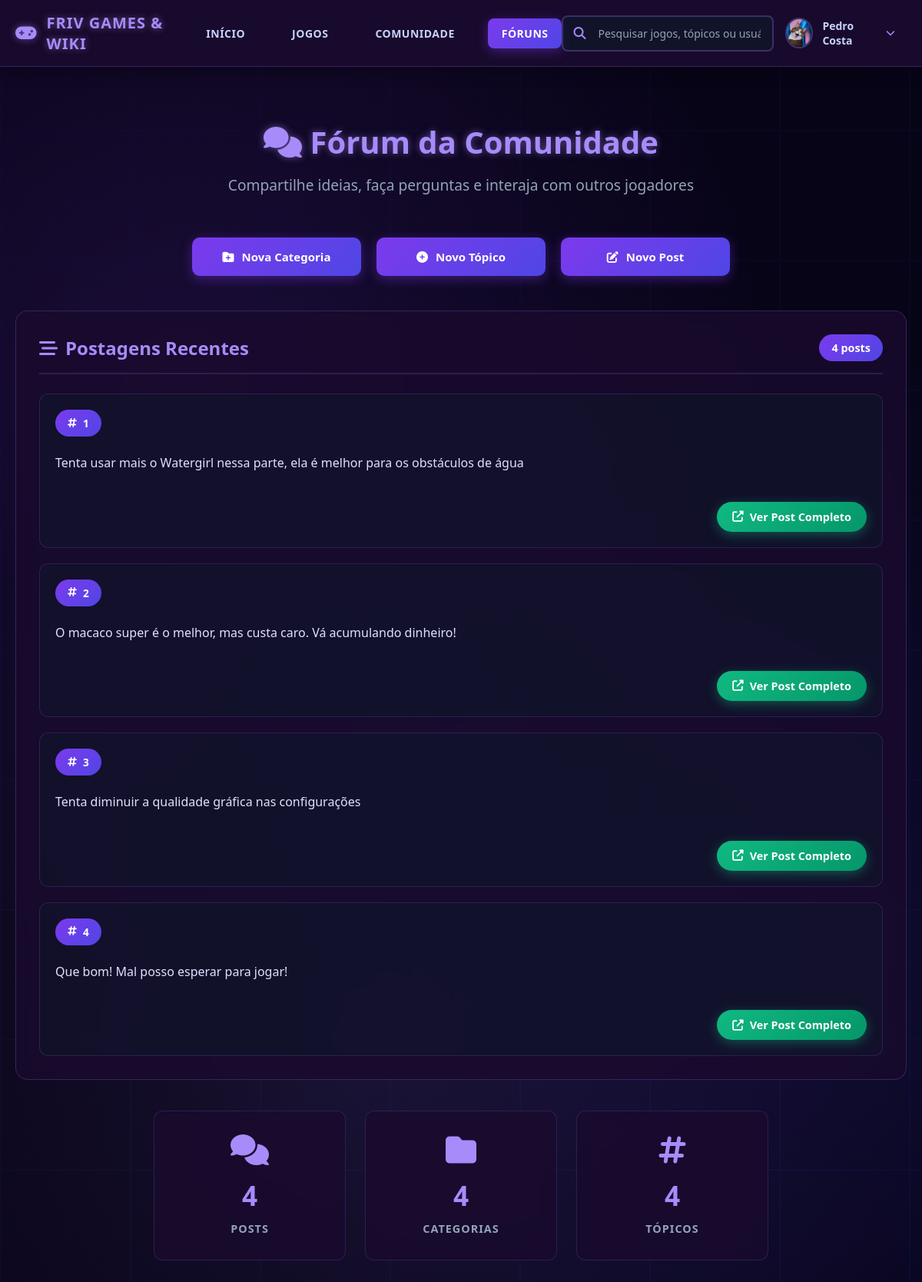
The app's page /foruns.php (signed in) with its own data.
### tables this page shows
CREATE TABLE IF NOT EXISTS `post_forun` (
  `idpost_forun` INT NOT NULL AUTO_INCREMENT,
  `conteudo` VARCHAR(255) NULL,
  `usuario_idusuario` INT NOT NULL,
  `topico_forun_idtopico_forun` INT NOT NULL,
  PRIMARY KEY (`idpost_forun`, `usuario_idusuario`, `topico_forun_idtopico_forun`),
  INDEX `fk_post_forun_usuario1_idx` (`usuario_idusuario` ASC) VISIBLE,
  INDEX `fk_post_forun_topico_forun1_idx` (`topico_forun_idtopico_forun` ASC) VISIBLE,
  UNIQUE INDEX `idpost_forun_UNIQUE` (`idpost_forun` ASC) VISIBLE,
  CONSTRAINT `fk_post_forun_usuario1`
    FOREIGN KEY (`usuario_idusuario`)
    REFERENCES `usuario` (`idusuario`)
    ON DELETE CASCADE
    ON UPDATE NO ACTION,
  CONSTRAINT `fk_post_forun_topico_forun1`
    FOREIGN KEY (`topico_forun_idtopico_forun`)
    REFERENCES `topico_forun` (`idtopico_forun`)
    ON DELETE CASCADE
    ON UPDATE NO ACTION);

### controle/funcoes.php (called while the page is built, shortened)
<?php
function listarCategoria($conexao)
{
    $sql = "SELECT * FROM categoria_forun";
    $comando = mysqli_prepare($conexao, $sql);
    mysqli_stmt_execute($comando);
    $resultado = mysqli_stmt_get_result($comando);
    $lista_categoria = [];
    while ($categoria = mysqli_fetch_assoc($resultado)) {
        $lista_categoria[] = $categoria;
    }
    return $lista_categoria;
}
function listarTopico($conexao)
{
    $sql = "SELECT * FROM topico_forun";
    $comando = mysqli_prepare($conexao, $sql);
    mysqli_stmt_execute($comando);
    $resultado = mysqli_stmt_get_result($comando);
    $lista_topico = [];
    while ($topico = mysqli_fetch_assoc($resultado)) {
        $lista_topico[] = $topico;
    }
    return $lista_topico;
}
function listarPost($conexao)
{
    $sql = "SELECT * FROM post_forun";
    $comando = mysqli_prepare($conexao, $sql);
    mysqli_stmt_execute($comando);
    $resultado = mysqli_stmt_get_result($comando);
    $lista_post = [];
    while ($post = mysqli_fetch_assoc($resultado)) {
        $lista_post[] = $post;
    }
    return $lista_post;
}
?>

### public/foruns.php (the view, shortened to what this page needs)
<?php
require_once "../controle/conexao.php";
require_once "../controle/funcoes.php";
?>
<!DOCTYPE html>
<html lang="pt-br">
<head>
    <link rel="stylesheet" href="https://cdnjs.cloudflare.com/ajax/libs/font-awesome/6.4.0/css/all.min.css">
    <link rel="stylesheet" href="./estilo/cabeçalho.css">
    <link rel="stylesheet" href="./estilo/estilo_foruns.css">
</head>
<?php include 'cabeçalho.php'; ?>
<body>
    <div class="forum-container">
        <div class="forum-header">
            <h1 class="page-title">
                <i class="fas fa-comments"></i>
                Fórum da Comunidade
            </h1>
            <p class="forum-subtitle">Compartilhe ideias, faça perguntas e interaja com outros jogadores</p>
        </div>
        <div class="forum-actions">
            <a href="./cadastrarcategoria.php" class="nav-button">
                <i class="fas fa-folder-plus"></i>
                Nova Categoria
            </a>
            <a href="./cadastrartopico.php" class="nav-button">
                <i class="fas fa-plus-circle"></i>
                Novo Tópico
            </a>
            <a href="./cadastrarpost.php" class="nav-button">
                <i class="fas fa-edit"></i>
                Novo Post
            </a>
        </div>
        <div class="posts-section">
            <div class="section-header">
                <h2>
                    <i class="fas fa-stream"></i>
                    Postagens Recentes
                </h2>
                <span class="posts-count"><?php echo count(listarPost($conexao)); ?> posts</span>
            </div>
            <div class="posts-list">
                <?php
                $posts = listarPost($conexao);
                if (empty($posts)) {
                    echo '
                    <div class="no-posts">
                        <i class="far fa-comment-dots"></i>
                        <h3>Nenhuma postagem ainda</h3>
                        <p>Seja o primeiro a compartilhar algo na comunidade!</p>
                        <a href="./cadastrarpost.php" class="nav-button">
                            <i class="fas fa-edit"></i>
                            Criar Primeiro Post
                        </a>
                    </div>';
                } else {
                    foreach ($posts as $post) {
                        $post_id = $post['idpost_forun'];
                        $topico_nome = htmlspecialchars($post['topico_forun_idtopico_forun']);
                        $conteudo = htmlspecialchars($post['conteudo']);
                        $conteudo_preview = strlen($conteudo) > 150 ? substr($conteudo, 0, 150) . '...' : $conteudo;
                        echo '
                        <div class="post-item">
                            <div class="post-main">
                                <div class="post-topic-badge">
                                    <i class="fas fa-hashtag"></i>
                                    ' . $topico_nome . '
                                </div>
                                <div class="post-content-preview">
                                    ' . $conteudo_preview . '
                                </div>
                                <div class="post-actions">
                                    <a href="post_individual.php?id=' . $post_id . '" class="post-link">
                                        <i class="fas fa-external-link-alt"></i>
                                        Ver Post Completo
                                    </a>
                                </div>
                            </div>
                        </div>';
                    }
                }
                ?>
            </div>
        </div>
        <div class="forum-stats">
            <div class="stat-card">
                <i class="fas fa-comments"></i>
                <div class="stat-info">
                    <span class="stat-number"><?php echo count(listarPost($conexao)); ?></span>
                    <span class="stat-label">Posts</span>
                </div>
            </div>
            <div class="stat-card">
                <i class="fas fa-folder"></i>
                <div class="stat-info">
                    <span class="stat-number"><?php echo count(listarCategoria($conexao)); ?></span>
                    <span class="stat-label">Categorias</span>
                </div>
            </div>
            <div class="stat-card">
                <i class="fas fa-hashtag"></i>
                <div class="stat-info">
                    <span class="stat-number"><?php echo count(listarTopico($conexao)); ?></span>
                    <span class="stat-label">Tópicos</span>
                </div>
            </div>
        </div>
    </div>
</body>
</html>

### public/estilo/cabeçalho.css (style rules this page uses)
.nav-button { display: block; padding: 12px 15px; text-decoration: none; color: #c7d2fe; border-radius: 6px; transition: all 0.3s; text-align: center; margin: 5px 0; font-weight: 500; font-size: 14px; }

### public/estilo/estilo_foruns.css (style rules this page uses)
* { margin: 0; padding: 0; box-sizing: border-box; font-family: 'Segoe UI', Tahoma, Geneva, Verdana, sans-serif; }
body { background-size: cover; background-blend-mode: overlay; min-height: 100vh; color: #e0e0ff; position: relative; }
body::after { content: ""; position: absolute; top: 0; left: 0; width: 100%; height: 100%; background: radial-gradient(circle at 20% 30%, rgba(124, 58, 237, 0.15) 0%, transparent 50%), radial-gradient(circle at 80% 70%, rgba(79, 70, 229, 0.1) 0%, transparent 50%), radial-gradient(circle at 40% 80%, rgba(167, 139, 250, 0.1) 0%, transparent 50%); animation: pulse 15s ease-in-out infinite; z-index: 0; }
body::before { content: ""; position: absolute; top: 0; left: 0; width: 100%; height: 100%; background: rgba(10, 5, 25, 0.7); z-index: 0; }
body > *:not(.navbar) { position: relative; z-index: 1; }
.nav-button { display: inline-flex; align-items: center; justify-content: center; gap: 10px; background: linear-gradient(135deg, #7c3aed 0%, #4f46e5 100%); color: white; text-decoration: none; padding: 15px 25px; border-radius: 10px; font-weight: 600; transition: all 0.3s; box-shadow: 0 4px 15px rgba(124, 58, 237, 0.4); border: none; cursor: pointer; font-size: 15px; min-width: 180px; text-align: center; flex: 1; max-width: 220px; }
.forum-actions { display: flex; justify-content: center; align-items: center; gap: 20px; margin: 30px auto 40px; max-width: 800px; padding: 0 20px; flex-wrap: wrap; }
.page-title { text-align: center; color: #a78bfa; font-size: 2.5rem; margin: 30px 0 15px; text-shadow: 0 0 10px rgba(167, 139, 250, 0.5); font-weight: 700; }
.post-link { display: inline-flex; align-items: center; gap: 8px; background: linear-gradient(135deg, #10b981 0%, #059669 100%); color: white; text-decoration: none; padding: 10px 20px; border-radius: 20px; font-size: 0.9rem; font-weight: 600; transition: all 0.3s; box-shadow: 0 4px 15px rgba(16, 185, 129, 0.4); }
.forum-container { max-width: 1200px; margin: 0 auto; padding: 20px; position: relative; z-index: 1; }
.forum-header { text-align: center; margin-bottom: 20px; padding: 20px 0; }
.forum-subtitle { color: #94a3b8; font-size: 1.2rem; margin-top: 5px; }
.posts-section { background: rgba(26, 11, 46, 0.8); border-radius: 16px; padding: 30px; margin-bottom: 30px; border: 1px solid rgba(101, 78, 163, 0.4); backdrop-filter: blur(10px); }
.section-header { display: flex; justify-content: space-between; align-items: center; margin-bottom: 25px; padding-bottom: 15px; border-bottom: 2px solid rgba(101, 78, 163, 0.3); }
.section-header h2 { color: #a78bfa; font-size: 1.5rem; display: flex; align-items: center; gap: 10px; }
.posts-count { background: linear-gradient(135deg, #7c3aed 0%, #4f46e5 100%); color: white; padding: 8px 16px; border-radius: 20px; font-size: 0.9rem; font-weight: 600; }
.posts-list { display: flex; flex-direction: column; gap: 20px; }
.post-item { background: rgba(15, 23, 42, 0.6); border-radius: 12px; padding: 20px; border: 1px solid rgba(101, 78, 163, 0.3); transition: all 0.3s ease; position: relative; }
.post-main { display: flex; flex-direction: column; gap: 12px; }
.post-topic-badge { background: linear-gradient(135deg, #7c3aed 0%, #4f46e5 100%); color: white; padding: 8px 16px; border-radius: 20px; font-size: 0.85rem; font-weight: 600; align-self: flex-start; display: flex; align-items: center; gap: 8px; }
.post-content-preview { color: #e0e0ff; line-height: 1.6; font-size: 1rem; margin: 10px 0; }
.post-actions { display: flex; justify-content: flex-end; margin-top: 15px; }
.forum-stats { display: grid; grid-template-columns: repeat(auto-fit, minmax(200px, 1fr)); gap: 25px; margin: 40px auto 30px; max-width: 800px; }
.stat-card { background: rgba(26, 11, 46, 0.8); border-radius: 12px; padding: 30px 25px; text-align: center; border: 1px solid rgba(101, 78, 163, 0.3); backdrop-filter: blur(10px); transition: all 0.3s ease; }
.stat-card i { font-size: 2.5rem; color: #a78bfa; margin-bottom: 15px; }
.stat-number { display: block; font-size: 2.2rem; font-weight: 700; color: #a78bfa; margin-bottom: 8px; }
.stat-label { color: #94a3b8; font-size: 0.9rem; font-weight: 600; text-transform: uppercase; letter-spacing: 1px; }

### records on screen
post_forun: topico_forun_idtopico_forun "1", conteudo "Tenta usar mais o Watergirl nessa parte, ela é melhor para os obstáculos de água"
post_forun: topico_forun_idtopico_forun "2", conteudo "O macaco super é o melhor, mas custa caro. Vá acumulando dinheiro!"
post_forun: topico_forun_idtopico_forun "3", conteudo "Tenta diminuir a qualidade gráfica nas configurações"
post_forun: topico_forun_idtopico_forun "4", conteudo "Que bom! Mal posso esperar para jogar!"

### other values on screen
$_SESSION['nome'] "Pedro Costa"
count(listarPost($conexao)) "4"
count(listarCategoria($conexao)) "4"
count(listarTopico($conexao)) "4"
